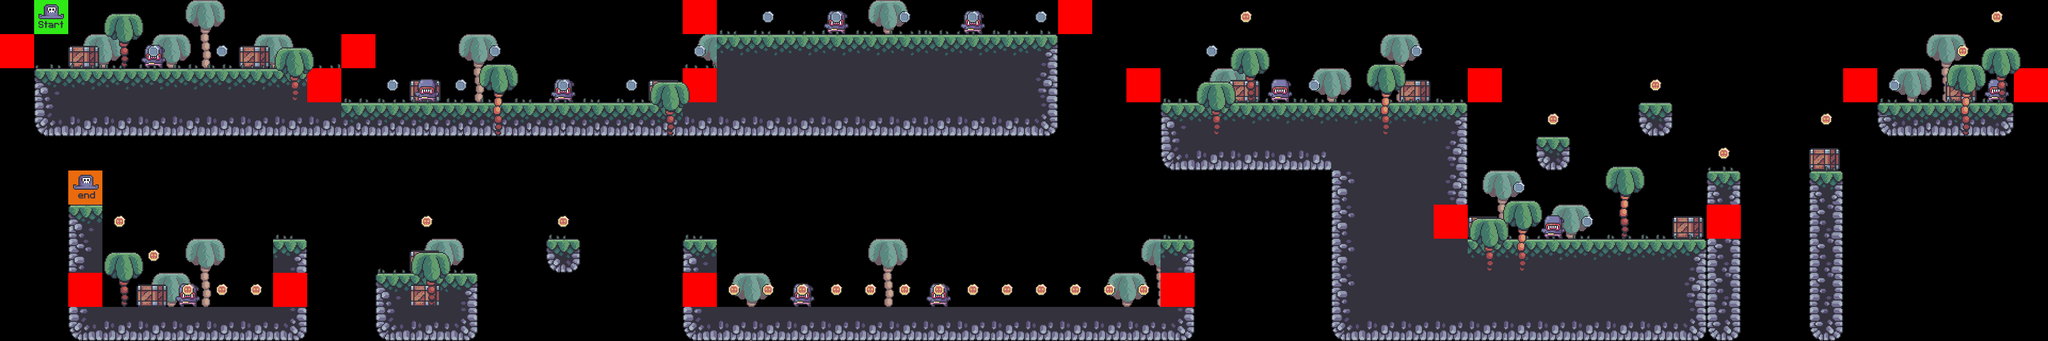

This game map was drawn from its Tiled (.tmx) file and the tilesets committed beside it. A one-line description and the trimmed map source follow:
An orthogonal 60x10 tile map with 64x64 px tiles, 9 tile layers (bg_palms, terrain, crate, grass, ...), 7 tilesets.

<map version="1.10" tiledversion="1.10.1" orientation="orthogonal" renderorder="right-down" width="60" height="10" tilewidth="64" tileheight="64" infinite="0" nextlayerid="10" nextobjectid="1">
 <tileset firstgid="1" source="../tilesets/player_tiles.tsx" />
 <tileset firstgid="3" source="../tilesets/Terrain.tsx" />
 <tileset firstgid="19" source="../tilesets/grass_tiles.tsx" />
 <tileset firstgid="24" source="../tilesets/palms.tsx" />
 <tileset firstgid="27" source="../tilesets/crates.tsx" />
 <tileset firstgid="28" source="../tilesets/coin_tiles.tsx" />
 <tileset firstgid="30" source="../tilesets/enemy_tiles.tsx" />
 <layer id="4" name="bg_palms" width="60" height="10">
  <data>[600 cells, 22 non-empty, 1 distinct tile ids]</data>
 </layer>
 <layer id="1" name="terrain" width="60" height="10">
  <data>[600 cells, 173 non-empty, 16 distinct tile ids]</data>
 </layer>
 <layer id="6" name="crate" width="60" height="10">
  <data>[600 cells, 13 non-empty, 1 distinct tile ids]</data>
 </layer>
 <layer id="2" name="grass" width="60" height="10">
  <data>[600 cells, 60 non-empty, 5 distinct tile ids]</data>
 </layer>
 <layer id="7" name="enemies" width="60" height="10">
  <data>[600 cells, 11 non-empty, 1 distinct tile ids]</data>
 </layer>
 <layer id="8" name="constraints" width="60" height="10">
  <data>[600 cells, 16 non-empty, 1 distinct tile ids]</data>
 </layer>
 <layer id="3" name="fg_palms" width="60" height="10">
  <data>[600 cells, 14 non-empty, 2 distinct tile ids]</data>
 </layer>
 <layer id="5" name="coins" width="60" height="10">
  <data>[600 cells, 46 non-empty, 2 distinct tile ids]</data>
 </layer>
 <layer id="9" name="player" width="60" height="10">
  <data>[600 cells, 2 non-empty, 2 distinct tile ids]</data>
 </layer>
</map>
